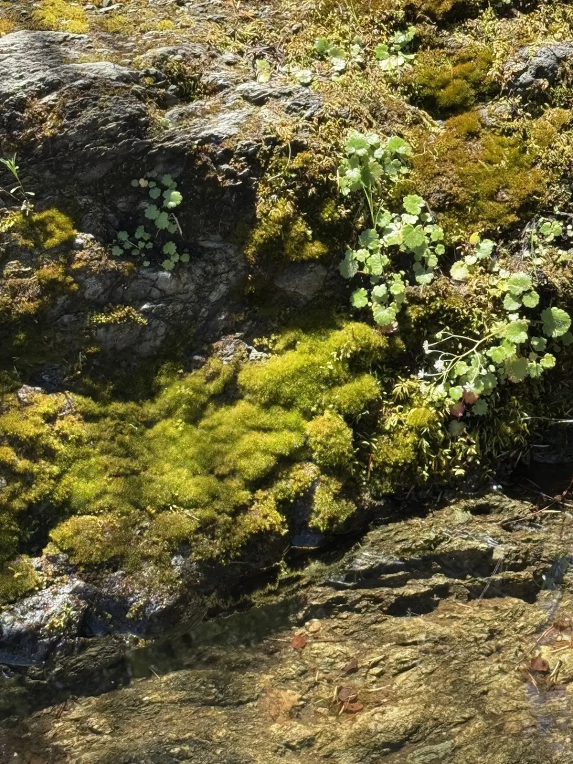
#> input picture src/half-a-square-metre/photo.webp, 1146 x 1528 px (shown at 1/2 size)
$ python make_mask.py
#> lines starting #> are read from the running program, lines starting #| are printed output that depends on the picture; after the words box and inside, x2 and y2 are one past the last pixel; in counts of white or black regions, pixels touching at a corner belong together
# Builds mask.webp from photo.webp: R = running water, G = saxifrage leaves, B = all living cover.
# Thresholds were tuned by eye against the photograph. Run: python3 make_mask.py
from PIL import Image, ImageDraw, ImageFilter
import numpy as np
im = Image.open('photo.webp').convert('RGB'); W, H = im.size
#> further down, im is the input picture: PIL image 1146x1528 RGB; mean R, G, B 103.5, 96.7, 57.7
#> after `W, H = im.size`: W = 1146; H = 1528
hsv = np.asarray(im.convert('HSV')).astype(float)
h = hsv[..., 0] / 255 * 360; s = hsv[..., 1] / 255; v = hsv[..., 2] / 255
#> after `h = hsv[..., 0] / 255 * 360`:
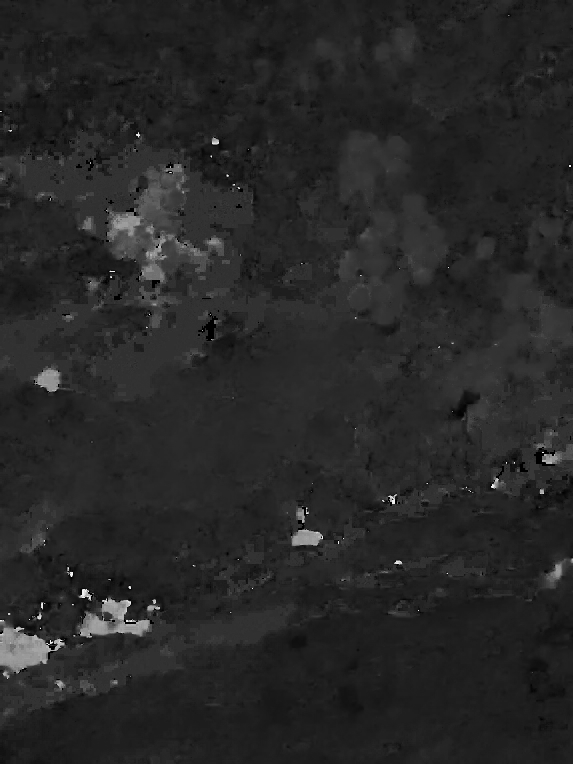
#> h: shape (1528, 1146) float64 (shown at 1/2 size); min 0, max 357.2, mean 55.2; drawn with min black and max white
#> after `s = hsv[..., 1] / 255`:
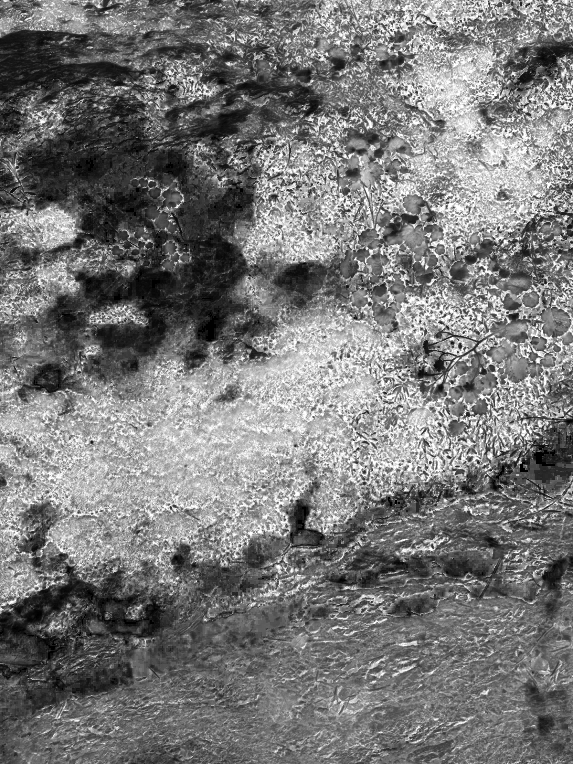
#> s: shape (1528, 1146) float64 (shown at 1/2 size); min 0, max 1, mean 0.467
#> after `v = hsv[..., 2] / 255`:
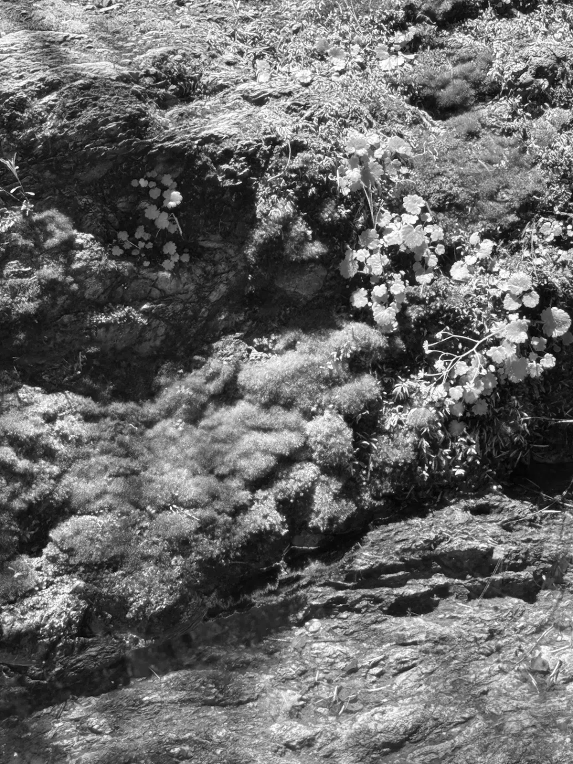
#> v: shape (1528, 1146) float64 (shown at 1/2 size); min 0, max 1, mean 0.41
def poly(pts, b):
#> called with b = 22
    m = Image.new('L', (W, H), 0); ImageDraw.Draw(m).polygon(pts, fill=255)
#> after `m = Image.new('L', (W, H), 0)`: m: PIL image 1146x1528 L; every value is 0
#> after `ImageDraw.Draw(m).polygon(pts, fill=255)`:
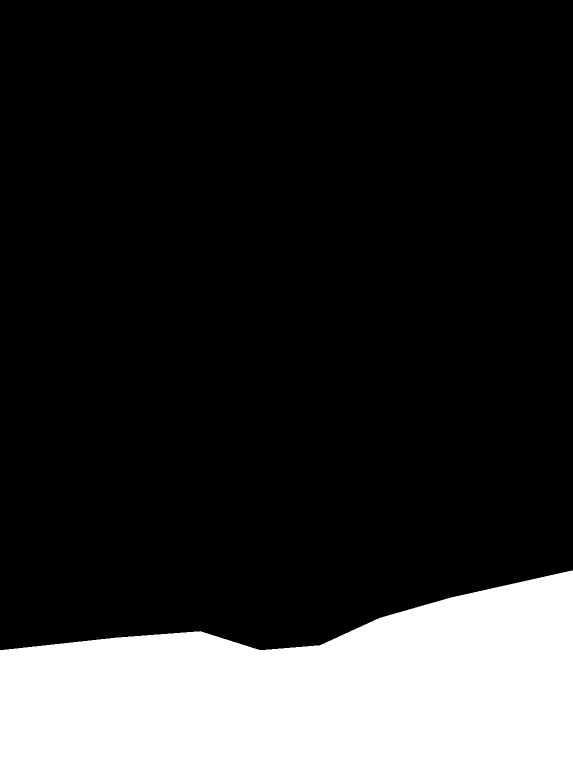
#> m: PIL image 1146x1528 L (shown at 1/2 size); 18.3% white; 1 white region, box (x1, y1, x2, y2) and area: (0, 1141, 1146, 1528) 320848
    return np.asarray(m.filter(ImageFilter.GaussianBlur(b))) / 255.
def blur(m, r):
    return np.asarray(Image.fromarray((np.clip(m, 0, 1) * 255).astype('uint8')).filter(ImageFilter.GaussianBlur(r))) / 255.
water = poly([(0, 1300), (230, 1275), (400, 1262), (520, 1300), (640, 1290), (760, 1235), (900, 1195), (1146, 1140), (1146, 1528), (0, 1528)], 22)
upper = poly([(0, 0), (1146, 0), (1146, 960), (720, 1000), (600, 1120), (330, 1230), (0, 1250)], 14)
#> call 2 of poly, with b = 14
#> in poly (call 2), `ImageDraw.Draw(m).polygon(pts, fill=255)`:
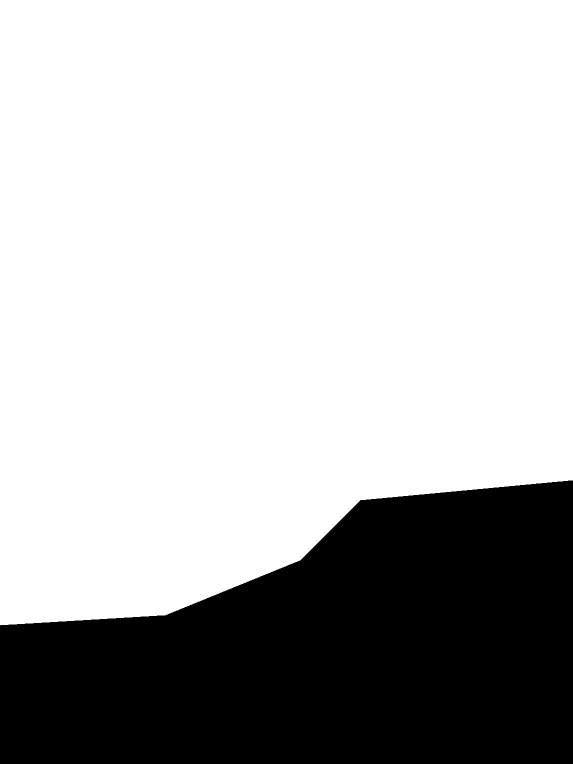
#> m: PIL image 1146x1528 L (shown at 1/2 size); 72.6% white; 1 black region, box (x1, y1, x2, y2) and area: (0, 961, 1146, 1528) 479101
yy, xx = np.mgrid[0:H, 0:W]
leaf = ((h > 64) & (h < 100) & (v > 0.5) & (s > 0.25) & (s < 0.68)).astype(float)
#> leaf: shape (1528, 1146) float64; values 0 (black) and 1 (white), 2.1% white; 571 white regions (512 under 20 px), largest, box (x1, y1, x2, y2) and area: (692, 263, 816, 357) 4130, (697, 418, 791, 551) 3630, (799, 439, 888, 536) 3171
zone = ((xx > 600) & (yy < 880)) | ((xx > 200) & (xx < 400) & (yy > 320) & (yy < 720)) | ((yy < 200) & (xx > 480))
leaf = (blur(leaf, 3) > 0.45) * zone
#> leaf: shape (1528, 1146) bool; 2.1% white; 42 white regions (3 under 20 px), largest, box (x1, y1, x2, y2) and area: (969, 640, 1054, 727) 3457, (769, 442, 888, 500) 3364, (698, 456, 779, 551) 3153
leaf = blur(np.clip(blur(leaf, 6) * 2.0, 0, 1), 3)
veg = (((h > 40) & (h < 68) & (s > 0.5) & (v > 0.2)) | ((h > 38) & (h < 70) & (s > 0.36) & (v > 0.3) & (yy < 330))).astype(float)
#> veg: shape (1528, 1146) float64; values 0 (black) and 1 (white), 28.8% white; 9276 white regions (8387 under 20 px), largest, box (x1, y1, x2, y2) and area: (0, 626, 787, 1172) 198410, (364, 0, 1146, 521) 155014, (0, 0, 395, 141) 21017
veg = np.clip(blur(veg, 5) * 1.3 + leaf, 0, 1) * upper
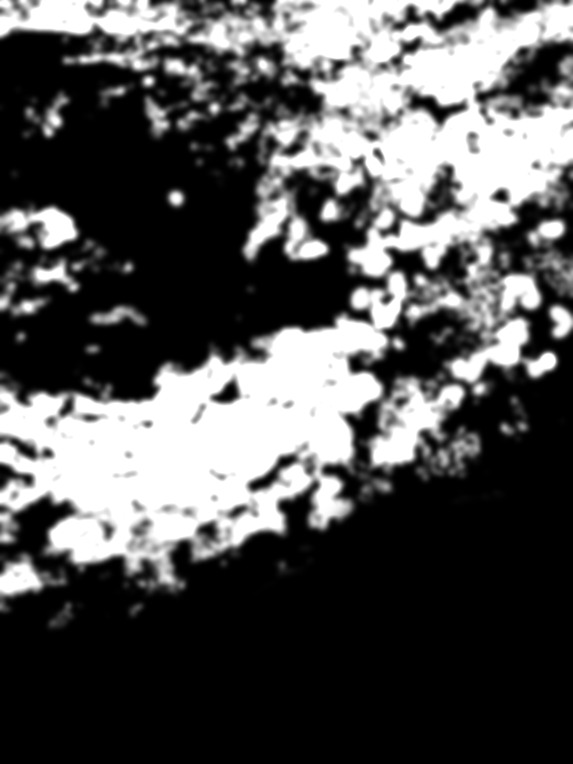
#> veg: shape (1528, 1146) float64 (shown at 1/2 size); min 0, max 1, mean 0.33
m = np.dstack([water, leaf, veg])
#> m: shape (1528, 1146, 3) float64
Image.fromarray((m * 255).astype('uint8')).resize((W // 2, H // 2), Image.LANCZOS).save('mask.webp', quality=86)
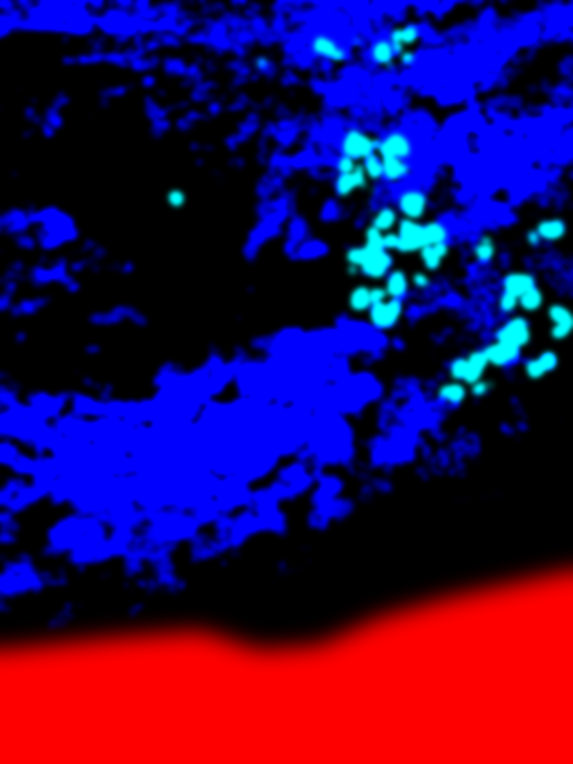
#> saved as mask.webp: PIL image 573x764 RGB; mean R, G, B 46.7, 8.2, 83.9
print('living cover %.2f  water %.2f' % (veg.mean(), water.mean()))
#| living cover 0.33  water 0.18
